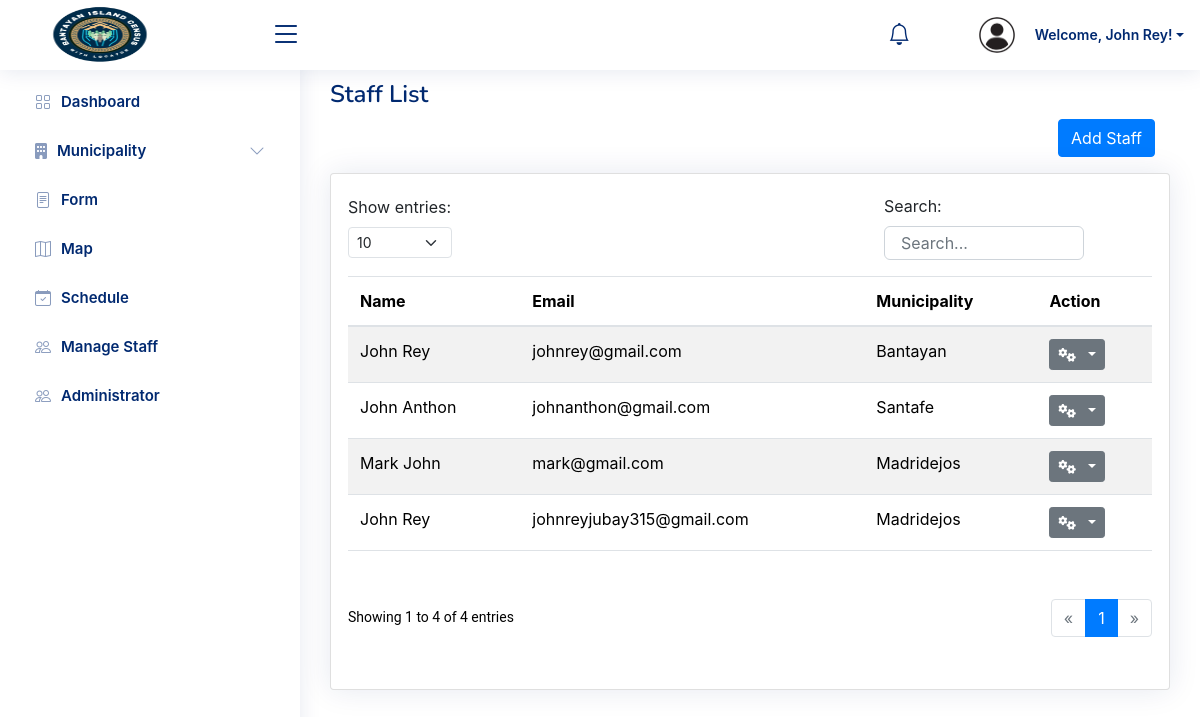
/admin/manage-staff.php (signed in), run on the app's committed database.
### tables this page shows
CREATE TABLE `staff` (
  `id` int(11) NOT NULL,
  `name` varchar(255) NOT NULL,
  `email` varchar(255) NOT NULL,
  `password` varchar(255) NOT NULL,
  `municipality` varchar(255) NOT NULL,
  `OTP` varchar(250) NOT NULL
);

### admin/manage-staff.php (the view, shortened to what this page needs)
<?php
include 'header.php';
include '../database/db_connect.php';
$limit = isset($_GET['limit']) ? intval($_GET['limit']) : 10;
$page = isset($_GET['page']) ? intval($_GET['page']) : 1;
$offset = ($page - 1) * $limit;
$sql = "SELECT id, name, email, municipality FROM staff LIMIT ? OFFSET ?";
$stmt = $conn->prepare($sql);
$stmt->bind_param("ii", $limit, $offset);
if (!$stmt->execute()) {
    die("Error fetching records: " . $stmt->error);
}
$result = $stmt->get_result();
?>
<link rel="stylesheet" href="https://cdnjs.cloudflare.com/ajax/libs/font-awesome/5.15.4/css/all.min.css" />
<link rel="stylesheet" href="https://cdn.jsdelivr.net/npm/sweetalert2@11/dist/sweetalert2.min.css">
<link rel="stylesheet" href="https://stackpath.bootstrapcdn.com/bootstrap/4.5.2/css/bootstrap.min.css">
<link rel="stylesheet" href="https://maxcdn.bootstrapcdn.com/bootstrap/4.5.2/css/bootstrap.min.css">
<link rel="stylesheet" href="https://cdnjs.cloudflare.com/ajax/libs/font-awesome/6.0.0-beta3/css/all.min.css">
<main id="main" class="main">
<div class="pagetitle">
    <h1>Staff List</h1>
</div>
<div class="container">
    <div class="d-flex justify-content-between align-items-center mb-3">
        <button type="button" class="btn btn-primary" data-bs-toggle="modal" data-bs-target="#exampleModal">
            Add Staff
        </button>
    </div>
</div>
<section class="sections">
        <div class="row">
            <div class="col-lg-12">
                <div class="card">
                    <div class="card-body">
                        <div class="row mb-3">
                            <div class="row mb-3 table-controls align-items-center">
    <div class="col-md-2 col-12">
        <label for="entriesSelect" class="form-label">Show entries:</label>
        <select id="entriesSelect" class="form-select form-select-sm">
            <option value="10" <?= $limit == 10 ? 'selected' : '' ?>>10</option>
        </select>
    </div>
    <div class="col-md-4 col-12 ms-md-auto">
        <label for="searchInput" class="form-label">Search:</label>
        <input type="text" id="searchInput" class="form-control form-control-sm" placeholder="Search...">
    </div>
</div>
                    <div class="table-responsive">
                        <table id="staffTable" class="table table-striped datatable">
                            <thead>
                                <tr>
                                    <th>Name</th>
                                    <th>Email</th>
                                    <th>Municipality</th>
                                    <th>Action</th>
                                </tr>
                            </thead>
                            <tbody>
                                <?php
                                if ($result->num_rows > 0) {
                                    while ($row = $result->fetch_assoc()) {
                                        echo "<tr>";
                                        echo "<td>" . htmlspecialchars($row['name']) . "</td>";
                                        echo "<td>" . htmlspecialchars($row['email']) . "</td>";
                                        echo "<td>" . htmlspecialchars($row['municipality']) . "</td>";
                                        $userId = $row['id'];
                                        $actual_password = getPasswordById($userId);
                                        $password = ($actual_password !== false) ? htmlspecialchars($actual_password) : 'N/A';
                                        echo "<td>
                                                <div class='dropdown'>
                                                  <button class='btn btn-sm btn-secondary dropdown-toggle' type='button' id='dropdownMenuButton" . $row['id'] . "' data-bs-toggle='dropdown' aria-expanded='false'>
                                                    <i class='fas fa-cogs'></i>
                                                  </button>
                                                  <ul class='dropdown-menu' aria-labelledby='dropdownMenuButton" . $row['id'] . "'>
                                                    <li><a class='dropdown-item delete-btn' data-id='" . htmlspecialchars($row['id']) . "' href='#'>Delete</a></li>
                                                    <li><a class='dropdown-item view-btn'
                                                           data-id='" . htmlspecialchars($row['id']) . "'
                                                           data-name='" . htmlspecialchars($row['name']) . "'
                                                           data-email='" . htmlspecialchars($row['email']) . "'
                                                           data-municipality='" . htmlspecialchars($row['municipality']) . "'
                                                           data-password='" . htmlspecialchars($password) . "'
                                                           href='#' data-bs-toggle='modal' data-bs-target='#viewModal'>View</a></li>
                                                  </ul>
                                                </div>
                                              </td>";
                                        echo "</tr>";
                                    }
                                } else {
                                    echo "<tr><td colspan='4'>No records found</td></tr>";
                                }
                                function getPasswordById($id) {
                                    global $conn;
                                    $query = "SELECT password FROM users WHERE id = ?";
                                    $stmt = $conn->prepare($query);
                                    $stmt->bind_param("i", $id);
                                    $stmt->execute();
                                    $stmt->bind_result($password);
                                    return $password;
                                }
                                ?>
                            </tbody>
                        </table>
                    </div>
                    <div class="pagination-info-wrapper">
                        <div class="pagination-info">
                            <span class="info-text">Showing</span>
                            <span id="startEntry" class="range">1</span>
                            <span class="info-text">to</span>
                            <span id="endEntry" class="range">5</span>
                            <span class="info-text">of</span>
                            <span id="totalEntries" class="total">6</span>
                            <span class="info-text">entries</span>
                        </div>
                        <div class="pagination-controls">
                            <nav aria-label="Page navigation">
                                <ul class="pagination">
                                </ul>
                            </nav>
                        </div>
                    </div>
                </div>
            </div>
        </div>
    </div>
</section>
</main>
<?php include 'footer.php'; ?>

### admin/assets/css/style.css (style rules this page uses)
:root { scroll-behavior: smooth; }
body { font-family: "Open Sans", sans-serif; background: #f6f9ff; color: #444444; }
h1, h2, h3, h4, h5, h6 { font-family: "Nunito", sans-serif; }
#main { margin-top: 60px; padding: 20px 30px; transition: all 0.3s; }
.pagetitle { margin-bottom: 10px; }
.pagetitle h1 { font-size: 24px; margin-bottom: 0; font-weight: 600; color: #012970; }
.card { margin-bottom: 30px; border: none; border-radius: 5px; box-shadow: 0px 0 30px rgba(1, 41, 112, 0.1); }
.card-body { padding: 0 20px 20px 20px; }
@media (min-width: 1200px) { #main, #footer { margin-left: 300px; } }

### admin/manage-staff.php (style rules this page uses)
.container { display: flex; justify-content: flex-end; padding: 0 15px; }
#searchInput { width: 200px; padding: 0.5rem 1rem; border-radius: 0.375rem; border: 1px solid #ced4da; font-size: 1rem; transition: border-color 0.15s ease-in-out, box-shadow 0.15s ease-in-out; }
.pagination-info-wrapper { display: flex; justify-content: space-between; align-items: center; margin-top: 1rem; }
.pagination-info { font-size: 0.875rem; color: black; font-family: 'Roboto', sans-serif; }
.pagination-controls { display: flex; justify-content: flex-end; align-items: center; margin-top: 1rem; }
.dropdown { position: relative; }
.dropdown-toggle i { margin-right: 5px; }

### data on the page
staff: name "John Rey", email "johnrey@gmail.com", municipality "Bantayan"
staff: name "John Anthon", email "johnanthon@gmail.com", municipality "Santafe"
staff: name "Mark John", email "mark@gmail.com", municipality "Madridejos"
staff: name "John Rey", email "johnreyjubay315@gmail.com", municipality "Madridejos"

### other printed values
$_SESSION['name'] "John Rey"
